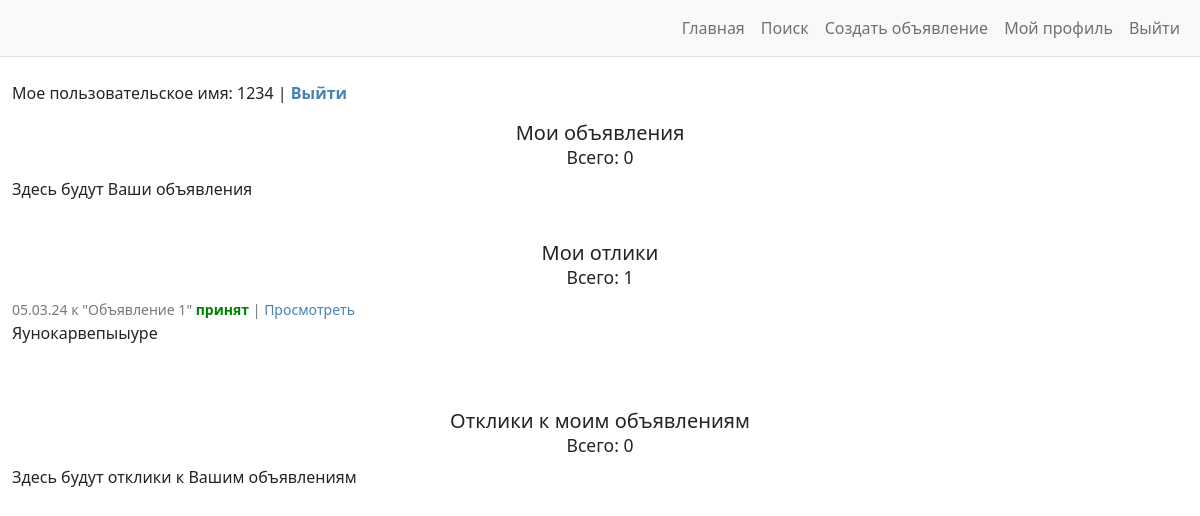
Before: /my_profile/ (signed in) with the older database file.
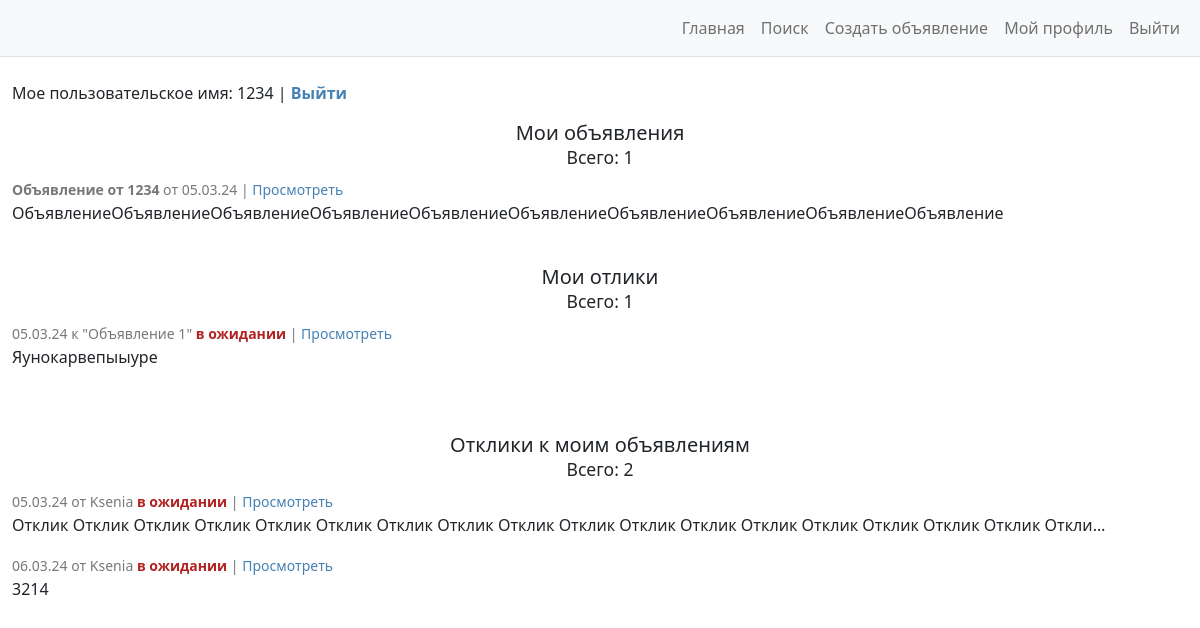
After: the same page with the newer database file.
### advertisments/models.py (models this page shows, shortened)
class Reply(models.Model):
    author = models.ForeignKey(
        to=User,
        on_delete=models.CASCADE,
    )
    date_sent = models.DateTimeField(
        auto_now_add=True,
    )
    ad = models.ForeignKey(
        to=Ad,
        on_delete=models.CASCADE,
        related_name='replies_to_ad',
    )
    text = models.TextField(
        blank=True,
    )
    is_accepted = models.BooleanField(
        default=False
    )
    class Meta:
        ordering = ['date_sent']
        verbose_name = 'Отклик'
        verbose_name_plural = 'Отклики'
    def __str__(self):
        return f'{self.text[:50]}...'

class Ad(models.Model):
    pub_date = models.DateTimeField(
        auto_now_add=True
    )
    author = models.ForeignKey(
        to=User,
        on_delete=models.CASCADE,
    )
    title = models.CharField(
        max_length=255,
        help_text='До 255 символов',
    )
    category = models.CharField(
        max_length=18,
        choices=CATEGORIES,
        default=None,
    )
    content = RichTextUploadingField(
        blank=True
    )
    class Meta:
        ordering = ['pub_date']
        verbose_name = 'Объявление'
        verbose_name_plural = 'Объявления'
    def __str__(self):
        return f'{self.title}'

### advertisments/views.py (the view)
# urls.py: path('my_profile/', UserProfile.as_view(), name='user_profile'),
class UserProfile(ListView):
    template_name = "profile_scroll.html"
    model = Ad
    def get_context_data(self, **kwargs):
        context = super().get_context_data(**kwargs)
        context['ads'] = Ad.objects.filter(author=self.request.user)
        context['replies'] = Reply.objects.filter(author=self.request.user).all()
        context['replies_to_self_ads'] = Reply.objects.filter(ad__author=self.request.user).all()
        pprint(context)
        return context

### advertisments/templates/profile_scroll.html (shortened to what this page needs)
{% extends 'base.html' %}
{% block content %}
<div class="container-fluid" style="width:1200px;margin:0 auto">
    <br />
    <p>
        Мое пользовательское имя: {{ request.user.username }} |
        <a href="{% url 'logout_url' %}">
            <b>Выйти</b>
        </a>
    </p>
</div>
<div class="container-fluid" style="width:1200px;margin:0 auto">
    <h5 align="center">
        Мои объявления
        <br/>
        <small>Всего: {{ ads.count }}</small>
    </h5>
</div>
<div class="container-fluid" style="width:1200px;margin:0 auto;max-height:170px;overflow:auto">
    {% if ads %}
        {% for ad in ads %}
        <p>
            <small style="color:rgb(120, 120, 120)">
                <b>{{ ad.title }}</b> от {{ ad.pub_date|date:'d.m.y' }} |
                <a href="{% url 'ads_detail' ad.id %}">Просмотреть</a>
            </small>
            <br />
            {{ ad.content|striptags|truncatechars:150 }}
        </p>
        {% endfor %}
    {% else %}
    <p>Здесь будут Ваши объявления</p>
    {% endif %}
</div>
<div class="container-fluid" style="width:1200px;margin:0 auto">
    <br />
    <h5 align="center">
        Мои отлики
        <br />
        <small>Всего: {{ replies.count }}</small>
    </h5>
</div>
<div class="container-fluid" style="width:1200px;margin:0 auto;max-height:170px;overflow:auto">
    {% if replies %}
        {% for reply in replies %}
        <p>
            <small style="color:rgb(120, 120, 120)">
                {{ reply.date_sent|date:'d.m.y' }} к "{{ reply.ad.title }}"
                {% if reply.is_accepted %}
                    <strong style="color: #008000">принят</strong> |
                {% else %}
                    <strong style="color: #B22222">в ожидании</strong> |
                {% endif %}
                <a href="{% url 'reply_detail' reply.id %}">Просмотреть</a>
            </small>
            <br />
            {{ reply.text|striptags|truncatechars:125 }}
        </p>
        {% endfor %}
    {% else %}
    <p>Здесь будут Ваши отклики</p>
    {% endif %}
    <br />
</div>
<div class="container-fluid" style="width:1200px;margin:0 auto">
    <br />
    <h5 align="center">
        Отклики к моим объявлениям
        <br />
        <small>Всего: {{ replies_to_self_ads.count }}</small>
    </h5>
</div>
<div class="container-fluid" style="width:1200px;margin:0 auto;max-height:170px;overflow:auto">
    {% if replies_to_self_ads %}
        {% for reply in replies_to_self_ads %}
        <p>
            <small style="color:rgb(120, 120, 120)">
                {{ reply.date_sent|date:'d.m.y' }} от {{ reply.author }}
                {% if reply.is_accepted %}
                    <strong style="color: #008000">принят</strong> |
                {% else %}
                    <strong style="color: #B22222">в ожидании</strong> |
                {% endif %}
                <a href="{% url 'reply_detail' reply.id %}">Просмотреть</a>
            </small>
            <br />
            {{ reply.text|striptags|truncatechars:125 }}
        </p>
        {% endfor %}
    {% else %}
    <p>Здесь будут отклики к Вашим объявлениям</p>
    {% endif %}
    <br />
</div>
{% endblock content %}

Changed rows visible on the page:
added Ad: title "Объявление от 1234", pub_date "05.03.24", content "ОбъявлениеОбъявлениеОбъявлениеОбъявлениеОбъявлениеОбъявлениеОбъявлениеОбъявлениеОбъявлениеОбъявление"
changed Reply "Яунокарвепыыуре": is_accepted "принят" → "в ожидании"
added Reply: date_sent "05.03.24", author "Ksenia", is_accepted "в ожидании", text "Отклик Отклик Отклик Отклик Отклик Отклик Отклик Отклик Отклик Отклик Отклик Отклик Отклик Отклик Отклик Отклик Отклик Откли…", shown under "Отклики к моим объявлениям Всего: 2"
added Reply: date_sent "06.03.24", author "Ksenia", is_accepted "в ожидании", text "3214", shown under "Отклики к моим объявлениям Всего: 2"
Other visible differences:
{{ ads.count }}: "0" → "1"
{{ replies_to_self_ads.count }}: "0" → "2"
text no longer shown: "Здесь будут Ваши объявления Здесь будут отклики к Вашим объявлениям"
